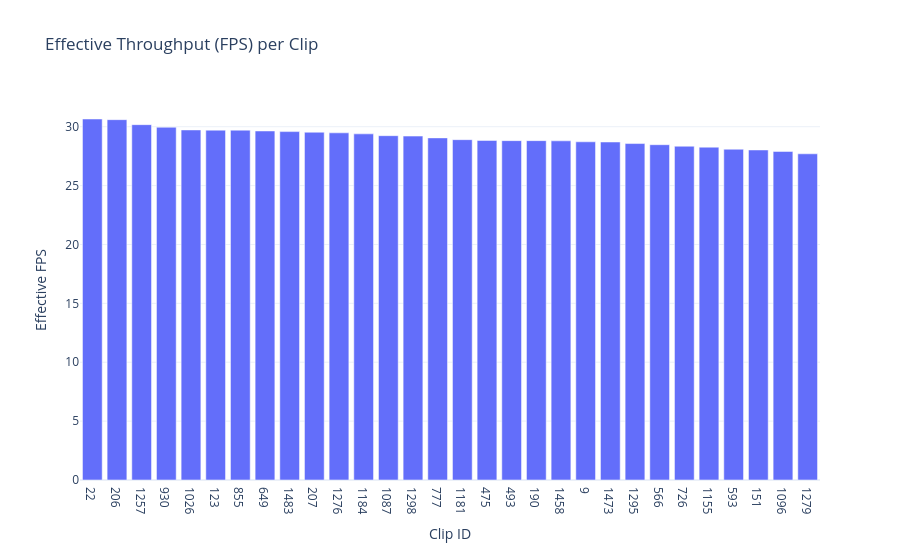

Notebook cell for this chart:
### Code cell
# Bar: Effective throughput FPS per clip (sorted)
# Save figures next to the CSV under a `figs/` subfolder
out_dir = (csv_path.parent / "figs"); out_dir.mkdir(parents=True, exist_ok=True)

df_bar = df.sort_values("effective_fps", ascending=False)
fig = px.bar(
    df_bar,
    x="id",
    y="effective_fps",
    hover_data=["num_frames", "total_wall_s", "avg_forward_ms", "model_fps"],
    title="Effective Throughput (FPS) per Clip",
    labels={"id": "Clip ID", "effective_fps": "Effective FPS"},
)
fig.update_layout(template="plotly_white")
fig.show()

# Save
fig.write_html(out_dir / "effective_fps_bar.html")
try:
    fig.write_image(out_dir / "effective_fps_bar.png", scale=2)
except Exception as e:
    print("PNG export skipped (install 'kaleido' to enable).", e)

### Figure 1 — Plotly figure (JSON) as saved in the notebook; plotly's stock layout.template omitted (floating-point values rounded to 4 significant figures)
{"data": [{"customdata": [[50.0, 1.631, 17.17, 58.25], [50.0, 1.634, 17.57, 56.92], [50.0, 1.657, 17.52, 57.08], [50.0, 1.669, 17.46, 57.26], [50.0, 1.682, 17.8, 56.16], [50.0, 1.683, 17.56, 56.94], [50.0, 1.683, 17.66, 56.63], [50.0, 1.687, 18.05, 55.41], [50.0, 1.69, 17.76, 56.32], [50.0, 1.693, 17.9, 55.87], [50.0, 1.696, 17.72, 56.42], [50.0, 1.701, 17.8, 56.18], [50.0, 1.71, 17.79, 56.21], [50.0, 1.712, 17.95, 55.73], [50.0, 1.721, 17.93, 55.76], [50.0, 1.73, 17.66, 56.62], [50.0, 1.734, 18.03, 55.46], [50.0, 1.735, 18.05, 55.39], [50.0, 1.735, 18.32, 54.6], [50.0, 1.736, 18.01, 55.51], [50.0, 1.741, 18.32, 54.59], [50.0, 1.742, 18.37, 54.45], [50.0, 1.75, 18.2, 54.94], [50.0, 1.756, 18.64, 53.64], [50.0, 1.764, 18.54, 53.93], [50.0, 1.769, 18.48, 54.1], [50.0, 1.78, 21.03, 47.54], [50.0, 1.784, 18.43, 54.27], [50.0, 1.792, 18.42, 54.3], [50.0, 1.805, 18.48, 54.11]], "hovertemplate": "Clip ID=%{x}<br>Effective FPS=%{y}<br>num_frames=%{customdata[0]}<br>total_wall_s=%{customdata[1]}<br>avg_forward_ms=%{customdata[2]}<br>model_fps=%{customdata[3]}<extra></extra>", "legendgroup": "", "marker": {"color": "#636efa", "pattern": {"shape": ""}}, "name": "", "orientation": "v", "showlegend": false, "textposition": "auto", "type": "bar", "x": ["22", "206", "1257", "930", "1026", "123", "855", "649", "1483", "207", "1276", "1184", "1087", "1298", "777", "1181", "475", "493", "190", "1458", "9", "1473", "1295", "566", "726", "1155", "593", "151", "1096", "1279"], "xaxis": "x", "y": [30.66, 30.6, 30.18, 29.96, 29.73, 29.71, 29.71, 29.64, 29.59, 29.53, 29.48, 29.39, 29.24, 29.21, 29.05, 28.9, 28.84, 28.82, 28.82, 28.8, 28.72, 28.7, 28.57, 28.47, 28.34, 28.26, 28.09, 28.03, 27.9, 27.7], "yaxis": "y"}], "layout": {"barmode": "relative", "legend": {"tracegroupgap": 0}, "title": {"text": "Effective Throughput (FPS) per Clip"}, "xaxis": {"anchor": "y", "domain": [0, 1], "title": {"text": "Clip ID"}}, "yaxis": {"anchor": "x", "domain": [0, 1], "title": {"text": "Effective FPS"}}}}
